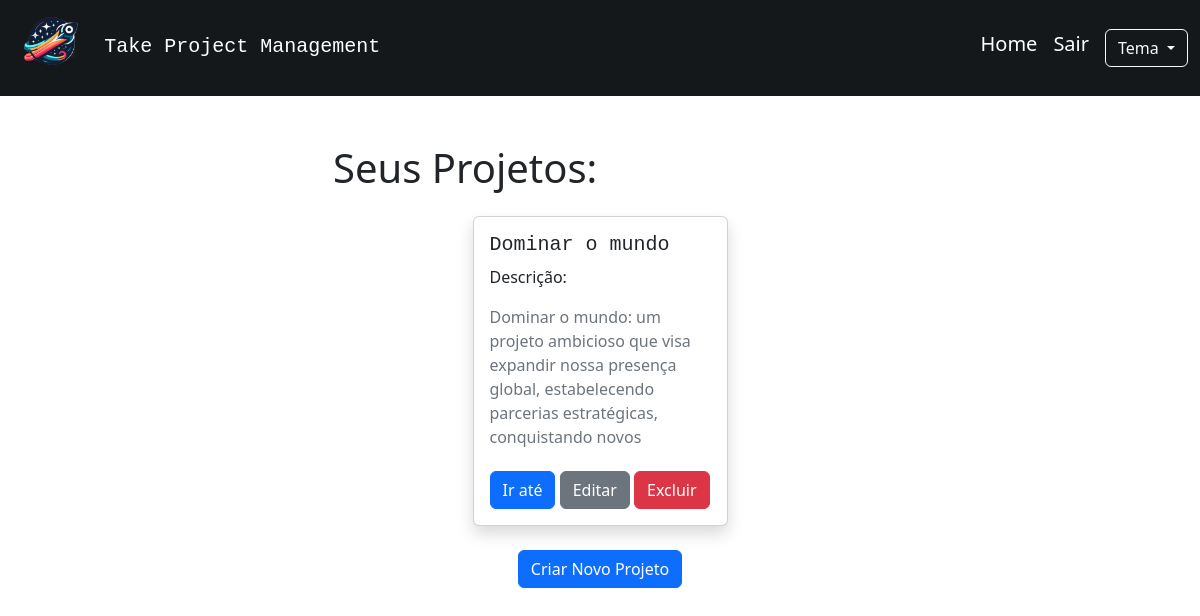
The page / (signed in) on the database as committed earlier.
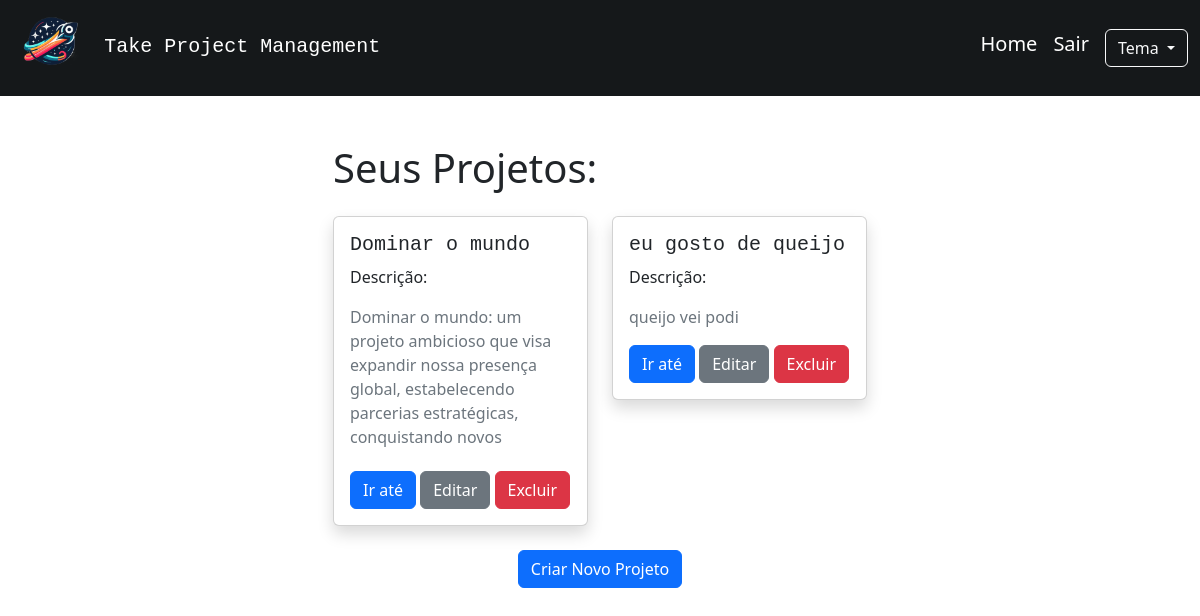
The same page on the database as committed later.
### app.py (models this page shows, shortened)
class Projeto(db.Model):
    __tablename__ = 'projeto'
    id = db.Column(db.Integer, primary_key=True)
    nome_projeto = db.Column(db.String(80), nullable=False)
    descricao_projeto = db.Column(db.String())
    usuario_id = db.Column(db.Integer, db.ForeignKey('usuario.id'), nullable=False)
    usuario = db.relationship('Usuario', backref=db.backref('projetos', lazy=True))
    tarefas = db.relationship('Tarefa', backref='projeto_rel', cascade="all, delete-orphan", lazy=True)

### app.py (the view)
@app.route('/')
def index():
    if 'usuario_id' in session:
        projetos = Projeto.query.filter_by(usuario_id=session['usuario_id']).all()
        return render_template('index.html', projetos=projetos)
    return render_template('index.html')

### templates/index.html (shortened to what this page needs)
{% extends 'base.html' %}
{% block content %}
    {% if not 'usuario_id' in session %}
        <div class="container">
            <div class="row justify-content-center">
                <div class="col-md-4">
                    <div id="login-popup" class="shadow p-3 mb-5 bg-body-tertiary rounded">
                        <form method="POST" action="{{ url_for('entrar') }}" class="form-container">
                            <h2 class="font-monospace">Entrar</h2>
                            <hr>
                            <div class="form-group mt-1">
                                <label for="email" class="form-label">Email:</label>
                                <input type="email" name="email" id="email" class="form-control" required>
                            </div>
                            <div class="form-group mt-1">
                                <label for="senha" class="form-label">Senha:</label>
                                <input type="password" name="senha" id="senha" class="form-control" required>
                            </div>
                            <button type="submit" class="btn btn-primary mt-3">Enviar</button>
                        </form>
                    </div>
                </div>
                <div class="col-md-4">
                    <div id="register-popup" class="shadow p-3 mb-5 bg-body-tertiary rounded">
                        <form method="POST" action="{{ url_for('registrar') }}" class="form-container">
                            <h2 class="font-monospace">Registro</h2>
                            <hr>
                            <div class="form-group mt-1">
                                <label for="nome" class="form-label">Nome de usuário:</label>
                                <input type="text" name="nome" id="nome" class="form-control" required>
                            </div>
                            <div class="form-group mt-1">
                                <label for="email" class="form-label">Email:</label>
                                <input type="email" name="email" id="email" class="form-control" required>
                            </div>
                            <div class="form-group mt-1">
                                <label for="senha" class="form-label">Senha:</label>
                                <input type="password" name="senha" id="senha" class="form-control" required>
                            </div>
                            <button type="submit" class="btn btn-primary mt-3">Enviar</button>
                        </form>
                    </div>
                </div>
            </div>
        </div>
    {% else %}
        <div class="container">
            <div class="row justify-content-center">
                <div class="col-md-6">
                    <h1 class="mb-4">Seus Projetos: </h1>
                    <div class="row row-cols-1 row-cols-md-2 g-4 justify-content-center">
                        {% for projeto in projetos %}
                            <div class="col">
                                <div class="card shadow">
                                    <div class="card-body">
                                        <h5 class="card-title font-monospace">{{ projeto.nome_projeto }}</h5>
                                        <p class="mt-2">Descrição:</p>
                                        <p class="card-text text-secondary" style="max-height: 150px; overflow-y: auto;">{% if projeto.descricao_projeto != None %} {{ projeto.descricao_projeto }} {% endif %}</p>
                                        <a href="{{ url_for('projeto_especifico', projeto_id=projeto.id) }}" class="btn btn-primary">Ir até</a>
                                        <button type="button" class="btn btn-secondary" data-bs-toggle="modal" data-bs-target="#modalEditarProjeto{{ projeto.id }}">
                                            Editar
                                        </button>
                                        <button type="button" class="btn btn-danger" data-bs-toggle="modal" data-bs-target="#modalExcluirProjeto{{ projeto.id }}">
                                            Excluir
                                        </button>
                                    </div>
                                </div>
                            </div>
                        {% endfor %}
                    </div>
                    <div class="text-center">
                        <button type="button" class="btn btn-primary mt-4" data-bs-toggle="modal" data-bs-target="#modalCriarProjeto">
                            Criar Novo Projeto
                        </button>
                    </div>
                </div>
            </div>
        </div>
    {% endif %}
{% endblock %}

### templates/base.html (shortened to what this page needs)
<!DOCTYPE html>
<html lang="pt-br" data-bs-theme="{{ session['tema'] }}">
<head>
    <link href="https://cdn.jsdelivr.net/npm/bootstrap@5.3.3/dist/css/bootstrap.min.css" rel="stylesheet">
</head>
<body>
    <header class="navbar navbar-expand-lg" style="background-color: #15181a">
        <div class="container">
            <div class="row">
                <div class="col-lg">
                    <a href="{{ url_for('index') }}"> <img style="width: 80px; height: 80px;" src="{{ url_for('static', filename='img/logo_take.png') }}" alt=""></a>
                    <a class="navbar-brand p-2 font-monospace text-white" href="{{ url_for('index') }}">Take Project Management</a>
                </div>
            </div>
        </div>
        <nav class="navbar">
            <div class="container">
                <div class="d-flex w-100 justify-content-between align-items-center">
                    <ul class="navbar-nav">
                        <li class="nav-item">
                            <a href="{{ url_for('index') }}" class="navbar-brand text-white">Home</a>
                        </li>
                        {% if 'usuario_id' in session %}
                            <li class="nav-item">
                                <a href="{{ url_for('sair') }}" class="navbar-brand text-white">Sair</a>
                            </li>
                        {% endif %}
                        <li class="nav-item">
                            <div class="dropdown">
                                <button class="btn btn-outline-light dropdown-toggle" type="button" id="dropdownMenuButtonDark" data-bs-toggle="dropdown" aria-expanded="false">
                                    Tema
                                </button>
                            </div>
                        </li>
                    </ul>
                </div>
            </div>
        </nav>
    </header>
    <main class="container my-5">
        {% block content %}{% endblock %}
    </main>
</body>
</html>

Rows that differ between the two databases and show on the page:
added Projeto: nome_projeto "eu gosto de queijo", descricao_projeto "queijo vei podi"
